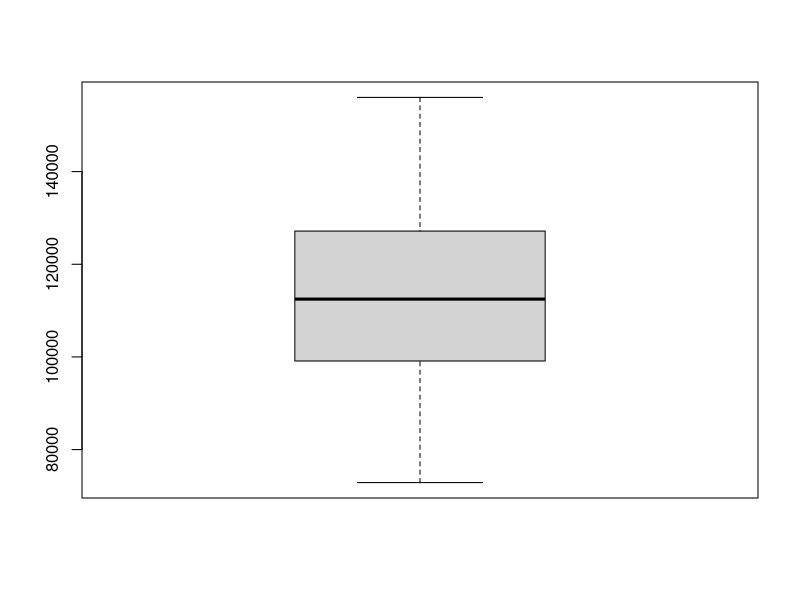
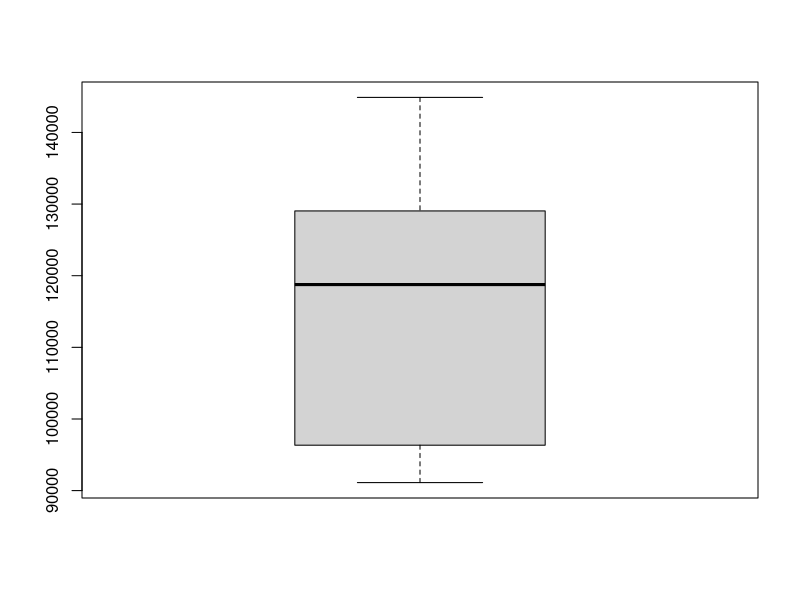
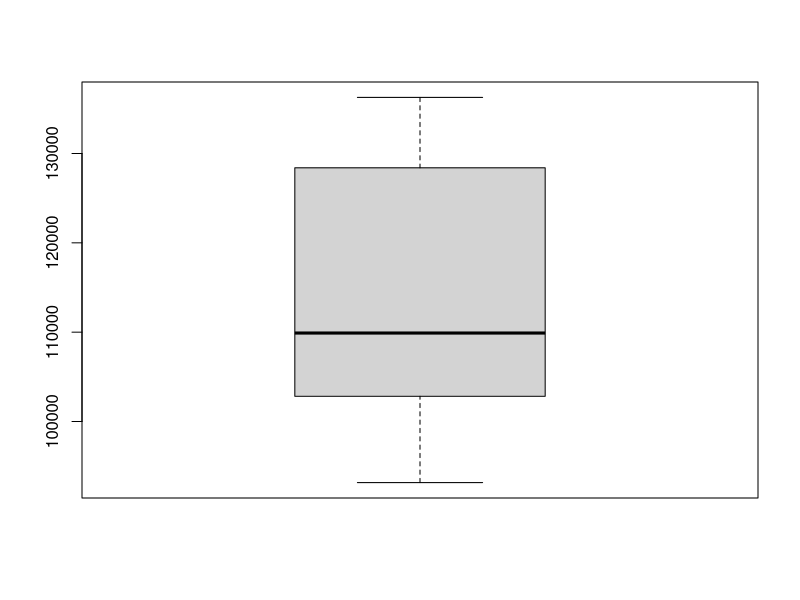
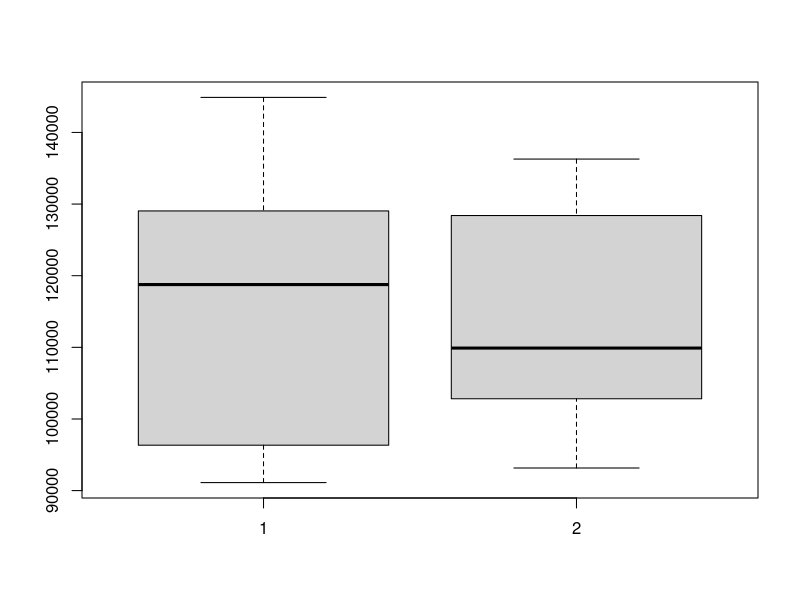
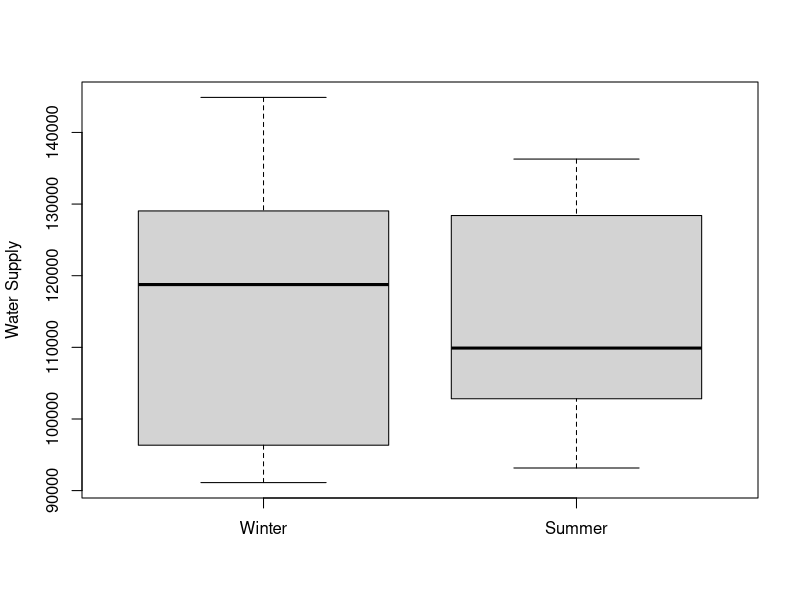

Generate these figures, in order, with R: (Note: this script raises an error after producing the figures.)
# csv

ws <- read.csv("./data/water_2020.csv", skip = 3, header = T)
str(ws)





# 함수를 활용한 데이터 분석

mean(ws)
mean(ws$supply)
median(ws$supply)
var(ws$supply)
sd(ws$supply)

fivenum(ws$supply)
diff(fivenum(ws$supply))

boxplot(ws$supply)

winter <- ws[ ws$month == 1 | ws$month == 2, ]
winter <- ws[ ws$month == 1 | ws$month == 2 | ws$month == 12, ]
str(winter)

summer <- subset(ws, ws$month == 6 | ws$month == 7 | ws$month == 8)
str(summer)

mean(winter$supply)
mean(summer$supply)

median(winter$supply)
median(summer$supply)

boxplot(winter$supply)
boxplot(summer$supply)

boxplot(winter$supply, summer$supply)
boxplot(winter$supply, summer$supply, names = c("Winter", "Summer"), ylab = "Water Supply")





# 데이터 활용 기법

install.packages("tidyverse")
library(tidyverse)



# filter

ws <- read.csv("./data/water_2020.csv", skip = 3, header = T)
str(ws)

ws_Jan <- filter(ws, month == 1)
dim(ws_Jan)
head(ws_Jan)
tail(ws_Jan, 3)

ws_Jan_Feb <- filter(ws, month == 1 | month == 2)
dim(ws_Jan_Feb)
tail(ws_Jan_Feb, 3)

ws_Mar_WE <- filter(ws, month == 3 & (date %% 7 == 0 | date %% 7 == 1))
ws_Mar_WE



# select

select(ws_Mar_WE, 2:3)
select(ws_Mar_WE, -1)
select(ws_Mar_WE, c(date, supply))
select(ws_Mar_WE, -month)
select(ws_Mar_WE, date:supply)
select(ws_Mar_WE, -(date:supply))



# mutate

ws_Mar_WE <- mutate(ws_Mar_WE, supply2 = supply / 1000)
head(ws_Mar_WE, 3)

transmute(ws_Mar_WE, supply2 = supply / 1000)



# arrange

arrange(ws_Mar_WE, supply)
arrange(ws_Mar_WE, desc(supply))

arrange(ws, date, desc(month))



# summarise

summarise(ws_Mar_WE,
          n = n(),
          sum = sum(supply2),
          mean = sum / n,
          mean2 = mean(supply2),
          median = fivenum(supply2)[3],
          std.dev = sd(supply2))

ws_grp <- group_by(ws, month)
ws_grp
str(ws_grp)
summarise(ws_grp, days = n(), m = mean(supply), sd = sd(supply))



# 위 다섯가지 기법의 결합

ws_Spring <- filter(ws, month == 3 | month == 4 | month == 5)
ws_Spring_sp2 <- mutate(ws_Spring, supply2 = supply / 1000)
ws_Spring_sp2_ds <- select(ws_Spring_sp2, -supply)
ws_Spring_sp2_ds_grp <- group_by(ws_Spring_sp2_ds, month)
ws_Spring_summary <- summarise(ws_Spring_sp2_ds_grp,
                               n = n(),
                               m = mean(supply2),
                               sd = sd(supply2))
arrange(ws_Spring_summary, desc(month))

# 파이프 연산자의 활용
ws %>%
  filter(month == 3 | month == 4 | month == 5) %>%
  mutate(supply2 = supply / 1000) %>%
  select(-supply) %>%
  group_by(month) %>%
  summarise(n = n(),
            m = mean(supply2),
            sd = sd(supply2)) %>%
  arrange(desc(month))





# 데이터 정리 - 데이터 과학자의 소양

install.packages("readxl")
library(readxl)

# Wide to Long

ws_wide <- read_excel("./data/water_2020.xlsx")
ws_wide

ws_wide %>%
  pivot_longer(cols = 2:13)

ws_long <- pivot_longer(ws_wide, cols = 2:13)
ws_long





# 문자 데이터

year <- "2024"
month <- "9"
day <- "27"

nchar(year)
nchar(c(year, month))

date1 <- paste(year, month, day, sep = "-")
date1

date2 <- paste(year, 1:3, day, sep = "-")
date2

paste(year, 1:3, day, sep = "-", collapse = ",")

date3 <- paste0(year, month, day)
date3

substr(date3, 5, 6)

substr(date3, 5, nchar(date3))

substr(date3, 5, nchar(date3)) <- "813"
date3

strsplit(date1, split = "-")
strsplit(date2, split = "-")
simplify(strsplit(date2, split = "-"))



# 정규표현식
rno <- c("240927-3000118", "2206304012345")

str_detect(rno, "-")
str_extract(rno, "-")

str_detect(rno, "-[12345678]")
str_extract(rno, "-[12345678]")

str_detect(rno, "-[1-8]")
str_extract(rno, "-[1-8]")

titles <- c("Butter-방탄소년단", "Supernatural-NewJeans")

str_detect(titles, "-[가-힣]")
str_extract(titles, "-[가-힣]")
str_detect(titles, "[b-z]a")
str_extract(titles, "[b-z]a")
str_extract_all(titles, "[b-z]a")

# 이스케이프 문자
expression <- c("y = ax + b", "y = a^x")
str_detect(expression, "[+-*/]")

str_detect(expression, "[+\\-*/]")

idol <- c("aespa", "BTS", "IVE", "H.O.T.", "NewJeans", "Seventeen")
str_detect(idol, "[:alpha:][:alpha:]")

str_detect(idol, "[:alpha:]{2}")
str_detect(idol, "[:alpha:]{5,6}")
str_detect(idol, "[:alpha:]{2,}")

# 알파벳, 임의의 문자, 알파벳 패턴 여부 파악(2NE1이 예시가 되면 FALSE 출력)
str_detect(idol, "[:alpha:].[:alpha:]")

str_detect(idol, "[:punct:]?[:alpha:]")
str_detect(idol, "[:punct:]+[:alpha:]")
str_detect(idol, "[:punct:]*[:alpha:]")





# 날짜 및 시간

d1 <- as.Date("1970-01-01")

typeof(d1)
class(d1)
d1

t1 <- Sys.time()
t1
class(t1)
as.numeric(t1)

time.list <- as.POSIXlt(t1)
time.list
class(time.list)

attributes(time.list)

attr(time.list, "names")

time.list$wday

months(t1)
weekdays(t1)

unlist(time.list)

dt1 <- "2024년 6월 5일 13시 00분 11초"
dt2 <- "06/05/2024"
dt3 <- "2024 06 05"

as.Date(dt1)
as.Date(dt2)
as.Date(dt3)
# 저장한 시간 정보를 날짜형으로 변환하기 전에 데이터의 현태를 반드시 확인해야 함
# R의 날짜시간 표준 서식 - YYYY-mm-dd hh:mm:ss

dt4 <- "2024-06-05 13:00:11"
as.Date(dt4)

sdt1 <- strptime(dt1, format = "%Y년 %m월 %d일 %H시 %M분 %S초")

class(sdt1)
sdt1

sdt2 <- strptime(dt2, format = "%m/%d/%Y")
sdt3 <- strptime(dt3, format = "%Y %m %d")

class(sdt2)
sdt2
class(sdt3)

sdt3

t2 <- as.Date("2025-12-25")
t3 <- as.Date("2024-06-05")
diff <- t2 - t3
class(diff)
diff


t4 <- as.POSIXct("2025-12-25 00:00:00")
t5 <- as.POSIXlt("2024-06-05 12:00:00")
diff2 <- t4 - t5
class(diff2)
diff2

difftime(t4, t5, units = "secs")
difftime(t4, t5, units = "hours")
difftime(t4, t5, units = "weeks")

as.numeric(difftime(t4, t5, units = "secs"))
as.numeric(difftime(t4, t5, units = "hours"))

t6 <- as.Date("2024-01-01")
t7 <- as.Date("2024-06-05")
difftime(t7, t6, units = "weeks")
difftime(t7, t6, units = "weeks") <= 1
difftime(t7, t6, units = "weeks") <= 30
